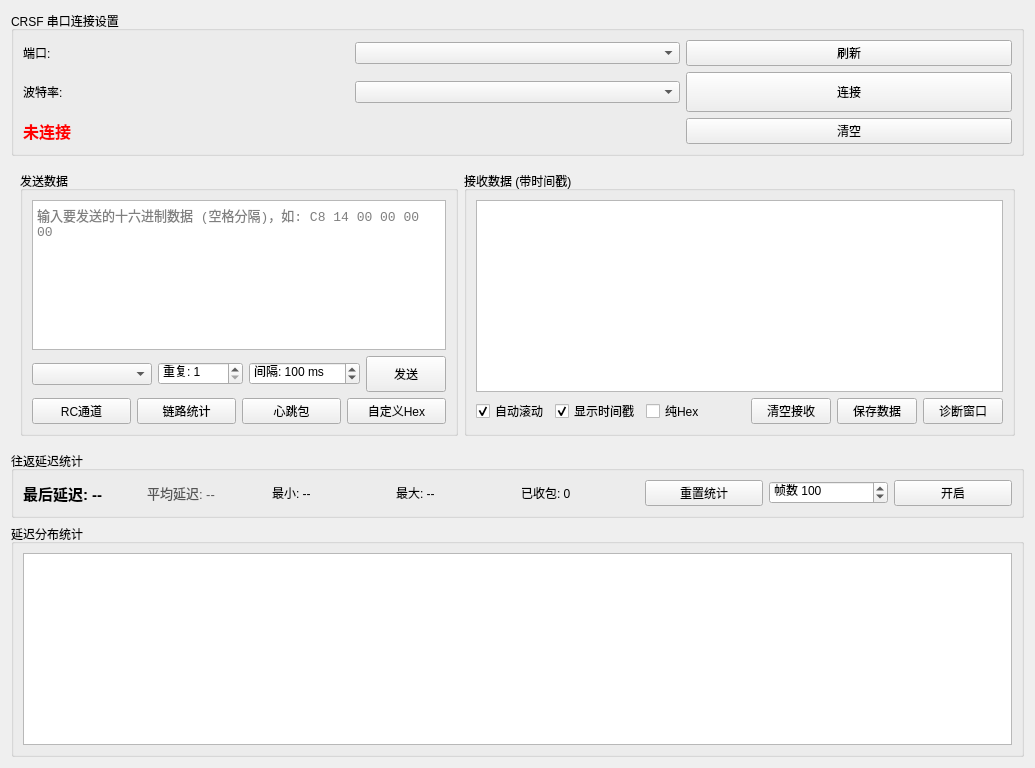
<?xml version="1.0" encoding="UTF-8"?>
<ui version="4.0">
 <class>PageSerialCrsfTest</class>
 <widget class="QWidget" name="PageSerialCrsfTest">
  <layout class="QVBoxLayout" name="crsfMainLayout">
   <item>
    <widget class="QGroupBox" name="groupSetup">
     <property name="title">
      <string>CRSF 串口连接设置</string>
     </property>
     <layout class="QGridLayout" name="gridSetup">
      <item row="0" column="0">
       <widget class="QLabel" name="lbPort">
        <property name="text">
         <string>端口:</string>
        </property>
       </widget>
      </item>
      <item row="0" column="1">
       <widget class="QComboBox" name="comboPort"/>
      </item>
      <item row="0" column="2">
       <widget class="QPushButton" name="btnRefresh">
        <property name="text">
         <string>刷新</string>
        </property>
       </widget>
      </item>
      <item row="1" column="0">
       <widget class="QLabel" name="lbBaud">
        <property name="text">
         <string>波特率:</string>
        </property>
       </widget>
      </item>
      <item row="1" column="1">
       <widget class="QComboBox" name="comboBaud"/>
      </item>
      <item row="1" column="2">
       <widget class="QPushButton" name="btnConnect">
        <property name="minimumSize">
         <size>
          <width>0</width>
          <height>40</height>
         </size>
        </property>
        <property name="text">
         <string>连接</string>
        </property>
       </widget>
      </item>
      <item row="2" column="0" colspan="2">
       <widget class="QLabel" name="labelStatus">
        <property name="styleSheet">
         <string notr="true">color:red;font-weight:bold;font-size:12pt;</string>
        </property>
        <property name="text">
         <string>未连接</string>
        </property>
       </widget>
      </item>
      <item row="2" column="2">
       <widget class="QPushButton" name="btnClearRecv">
        <property name="text">
         <string>清空</string>
        </property>
       </widget>
      </item>
     </layout>
    </widget>
   </item>
   <item>
    <widget class="QWidget" name="splitterMain" native="true">
     <layout class="QHBoxLayout" name="splitterLayout">
      <item>
       <widget class="QGroupBox" name="groupSend">
        <property name="title">
         <string>发送数据</string>
        </property>
        <layout class="QVBoxLayout" name="sendLayout">
         <item>
          <widget class="QTextEdit" name="textSend">
           <property name="minimumSize">
            <size>
             <width>0</width>
             <height>120</height>
            </size>
           </property>
           <property name="maximumSize">
            <size>
             <width>16777215</width>
             <height>150</height>
            </size>
           </property>
           <property name="font">
            <font>
             <family>Courier New</family>
             <pointsize>10</pointsize>
            </font>
           </property>
           <property name="placeholderText">
            <string>输入要发送的十六进制数据 (空格分隔)，如: C8 14 00 00 00 00</string>
           </property>
          </widget>
         </item>
         <item>
          <layout class="QHBoxLayout" name="sendBtnLayout">
           <item>
            <widget class="QComboBox" name="comboCrsfType">
             <property name="minimumSize">
              <size>
               <width>120</width>
               <height>0</height>
              </size>
             </property>
            </widget>
           </item>
           <item>
            <widget class="QSpinBox" name="spinRepeatCount">
             <property name="prefix">
              <string>重复: </string>
             </property>
             <property name="minimum">
              <number>1</number>
             </property>
             <property name="maximum">
              <number>9999</number>
             </property>
             <property name="value">
              <number>1</number>
             </property>
            </widget>
           </item>
           <item>
            <widget class="QSpinBox" name="spinRepeatInterval">
             <property name="prefix">
              <string>间隔: </string>
             </property>
             <property name="suffix">
              <string> ms</string>
             </property>
             <property name="minimum">
              <number>1</number>
             </property>
             <property name="maximum">
              <number>60000</number>
             </property>
             <property name="value">
              <number>100</number>
             </property>
            </widget>
           </item>
           <item>
            <widget class="QPushButton" name="btnSend">
             <property name="minimumSize">
              <size>
               <width>80</width>
               <height>36</height>
              </size>
             </property>
             <property name="text">
              <string>发送</string>
             </property>
            </widget>
           </item>
          </layout>
         </item>
         <item>
          <layout class="QHBoxLayout" name="templateLayout">
           <item>
            <widget class="QPushButton" name="btnTplRcChannels">
             <property name="text">
              <string>RC通道</string>
             </property>
            </widget>
           </item>
           <item>
            <widget class="QPushButton" name="btnTplLinkStats">
             <property name="text">
              <string>链路统计</string>
             </property>
            </widget>
           </item>
           <item>
            <widget class="QPushButton" name="btnTplHeartbeat">
             <property name="text">
              <string>心跳包</string>
             </property>
            </widget>
           </item>
           <item>
            <widget class="QPushButton" name="btnTplCustom">
             <property name="text">
              <string>自定义Hex</string>
             </property>
            </widget>
           </item>
          </layout>
         </item>
        </layout>
       </widget>
      </item>
      <item>
       <widget class="QGroupBox" name="groupRecv">
        <property name="title">
         <string>接收数据 (带时间戳)</string>
        </property>
        <layout class="QVBoxLayout" name="recvLayout">
         <item>
          <widget class="QTextEdit" name="textRecv">
           <property name="font">
            <font>
             <family>Courier New</family>
             <pointsize>10</pointsize>
            </font>
           </property>
           <property name="readOnly">
            <bool>true</bool>
           </property>
          </widget>
         </item>
         <item>
          <layout class="QHBoxLayout" name="recvCtrlLayout">
           <item>
            <widget class="QCheckBox" name="checkAutoScroll">
             <property name="text">
              <string>自动滚动</string>
             </property>
             <property name="checked">
              <bool>true</bool>
             </property>
            </widget>
           </item>
           <item>
            <widget class="QCheckBox" name="checkShowTimestamp">
             <property name="text">
              <string>显示时间戳</string>
             </property>
             <property name="checked">
              <bool>true</bool>
             </property>
            </widget>
           </item>
           <item>
            <widget class="QCheckBox" name="checkHexOnly">
             <property name="text">
              <string>纯Hex</string>
             </property>
            </widget>
           </item>
           <item>
            <spacer name="spRecv">
             <property name="orientation">
              <enum>Qt::Horizontal</enum>
             </property>
             <property name="sizeHint">
              <size>
               <width>40</width>
               <height>20</height>
              </size>
             </property>
            </spacer>
           </item>
           <item>
            <widget class="QPushButton" name="btnClearRecvData">
             <property name="text">
              <string>清空接收</string>
             </property>
            </widget>
           </item>
           <item>
            <widget class="QPushButton" name="btnSaveRecv">
             <property name="text">
              <string>保存数据</string>
             </property>
            </widget>
           </item>
           <item>
            <widget class="QPushButton" name="btnDiagWindow">
             <property name="text">
              <string>诊断窗口</string>
             </property>
            </widget>
           </item>
          </layout>
         </item>
        </layout>
       </widget>
      </item>
     </layout>
    </widget>
   </item>
   <item>
    <widget class="QGroupBox" name="groupLatency">
     <property name="title">
      <string>往返延迟统计</string>
     </property>
     <layout class="QHBoxLayout" name="latencyLayout">
      <item>
       <widget class="QLabel" name="lbLastLatency">
        <property name="text">
         <string>最后延迟: --</string>
        </property>
        <property name="styleSheet">
         <string notr="true">font-weight:bold;font-size:11pt;</string>
        </property>
       </widget>
      </item>
      <item>
       <widget class="QLabel" name="lbAvgLatency">
        <property name="text">
         <string>平均延迟: --</string>
        </property>
        <property name="styleSheet">
         <string notr="true">font-size:10pt;color:#555;</string>
        </property>
       </widget>
      </item>
      <item>
       <widget class="QLabel" name="lbMinLatency">
        <property name="text">
         <string>最小: --</string>
        </property>
       </widget>
      </item>
      <item>
       <widget class="QLabel" name="lbMaxLatency">
        <property name="text">
         <string>最大: --</string>
        </property>
       </widget>
      </item>
      <item>
       <widget class="QLabel" name="lbPktCount">
        <property name="text">
         <string>已收包: 0</string>
        </property>
       </widget>
      </item>
      <item>
       <widget class="QPushButton" name="btnResetStats">
        <property name="text">
         <string>重置统计</string>
        </property>
       </widget>
      </item>
      <item>
       <widget class="QSpinBox" name="spinStopAt">
        <property name="minimumSize">
         <size>
          <width>100</width>
          <height>0</height>
         </size>
        </property>
        <property name="prefix">
         <string>帧数 </string>
        </property>
        <property name="suffix">
         <string></string>
        </property>
        <property name="minimum">
         <number>1</number>
        </property>
        <property name="maximum">
         <number>999999</number>
        </property>
        <property name="value">
         <number>100</number>
        </property>
       </widget>
      </item>
      <item>
       <widget class="QPushButton" name="btnStopAtEnable">
        <property name="text">
         <string>开启</string>
        </property>
        <property name="checkable">
         <bool>true</bool>
        </property>
        <property name="minimumSize">
         <size>
          <width>90</width>
          <height>0</height>
         </size>
        </property>
       </widget>
      </item>
     </layout>
    </widget>
   </item>
   <item>
    <widget class="QGroupBox" name="groupDist">
     <property name="title">
      <string>延迟分布统计</string>
     </property>
     <layout class="QVBoxLayout" name="distLayout">
      <item>
       <widget class="QTextEdit" name="textDist">
        <property name="font">
         <font>
          <family>Courier New</family>
          <pointsize>9</pointsize>
         </font>
        </property>
        <property name="readOnly">
         <bool>true</bool>
        </property>
       </widget>
      </item>
     </layout>
    </widget>
   </item>
  </layout>
 </widget>
 <resources/>
 <connections/>
</ui>
